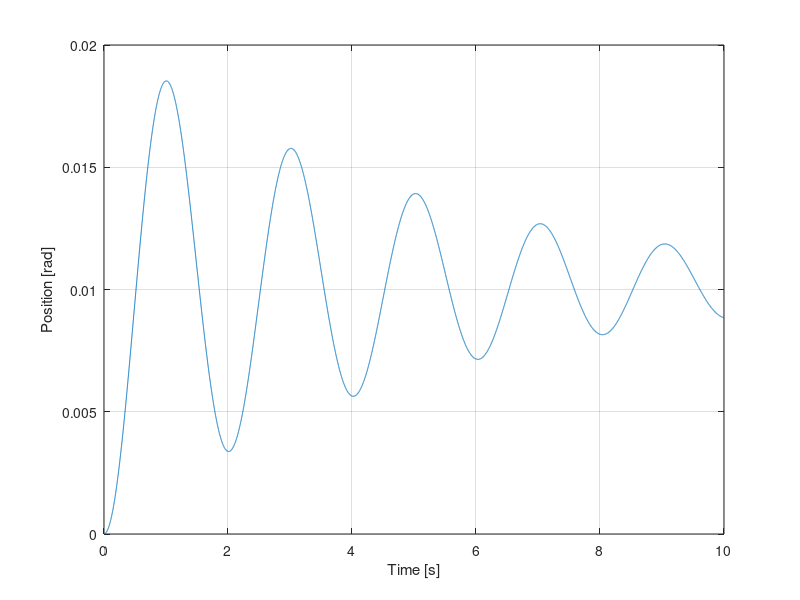
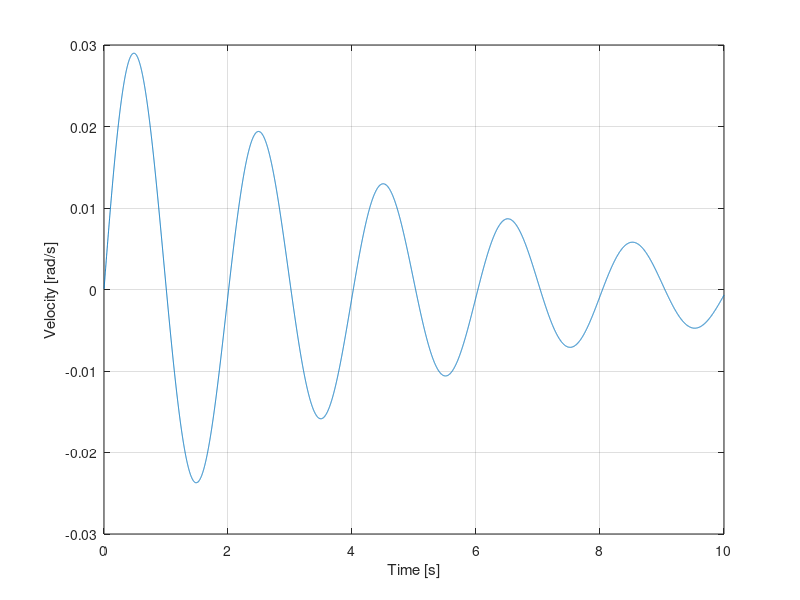

MATLAB code for these plots, in order:
clear all
close all

% Import data from csv file
data = importdata('simulation_results.csv',',');
t   = data.data(:,1);
x1  = data.data(:,2);
x2  = data.data(:,3);
u   = data.data(:,4);

figure,plot(t,x1),grid,xlabel('Time [s]'),ylabel('Position [rad]'),xlim([0 10])
figure,plot(t,x2),grid,xlabel('Time [s]'),ylabel('Velocity [rad/s]'),xlim([0 10])
